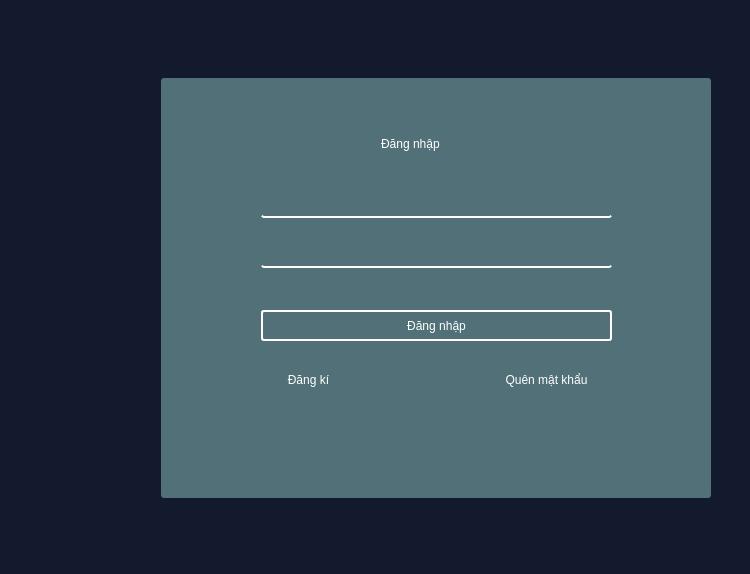
<?xml version="1.0" encoding="UTF-8"?>
<ui version="4.0">
 <class>loginUI</class>
 <widget class="QMainWindow" name="loginUI">
  <property name="geometry">
   <rect>
    <x>0</x>
    <y>0</y>
    <width>750</width>
    <height>574</height>
   </rect>
  </property>
  <property name="sizePolicy">
   <sizepolicy hsizetype="Preferred" vsizetype="Preferred">
    <horstretch>1</horstretch>
    <verstretch>0</verstretch>
   </sizepolicy>
  </property>
  <property name="windowTitle">
   <string>LoginUI</string>
  </property>
  <property name="windowOpacity">
   <double>1.000000000000000</double>
  </property>
  <property name="styleSheet">
   <string notr="true">background-color: #131A2D;</string>
  </property>
  <widget class="QWidget" name="centralwidget">
   <layout class="QGridLayout" name="gridLayout">
    <item row="0" column="0">
     <widget class="QGroupBox" name="groupBox">
      <property name="styleSheet">
       <string notr="true">border: none;</string>
      </property>
      <property name="title">
       <string/>
      </property>
      <layout class="QHBoxLayout" name="horizontalLayout">
       <item>
        <spacer name="horizontalSpacer">
         <property name="orientation">
          <enum>Qt::Horizontal</enum>
         </property>
         <property name="sizeHint" stdset="0">
          <size>
           <width>198</width>
           <height>20</height>
          </size>
         </property>
        </spacer>
       </item>
       <item>
        <widget class="QGroupBox" name="groupBox_2">
         <property name="minimumSize">
          <size>
           <width>550</width>
           <height>420</height>
          </size>
         </property>
         <property name="maximumSize">
          <size>
           <width>550</width>
           <height>420</height>
          </size>
         </property>
         <property name="styleSheet">
          <string notr="true">background-color: #517078;
border-radius: 3px;
</string>
         </property>
         <property name="title">
          <string/>
         </property>
         <widget class="QLabel" name="label">
          <property name="geometry">
           <rect>
            <x>220</x>
            <y>40</y>
            <width>111</width>
            <height>51</height>
           </rect>
          </property>
          <property name="styleSheet">
           <string notr="true">color: white;
font: 18pt &quot;Times New Roman&quot;;</string>
          </property>
          <property name="text">
           <string>Đăng nhập</string>
          </property>
         </widget>
         <widget class="QLineEdit" name="user_name">
          <property name="geometry">
           <rect>
            <x>100</x>
            <y>109</y>
            <width>351</width>
            <height>31</height>
           </rect>
          </property>
          <property name="styleSheet">
           <string notr="true">border: none;
border-bottom: 2px solid white;
color: white;
</string>
          </property>
         </widget>
         <widget class="QLineEdit" name="password">
          <property name="geometry">
           <rect>
            <x>100</x>
            <y>159</y>
            <width>351</width>
            <height>31</height>
           </rect>
          </property>
          <property name="styleSheet">
           <string notr="true">border: none;
border-bottom: 2px solid white;
color: white;
</string>
          </property>
         </widget>
         <widget class="QPushButton" name="login_button">
          <property name="geometry">
           <rect>
            <x>100</x>
            <y>232</y>
            <width>351</width>
            <height>31</height>
           </rect>
          </property>
          <property name="styleSheet">
           <string notr="true">border: 2px solid white;
color: white;
font: 12pt &quot;Times New Roman&quot;;</string>
          </property>
          <property name="text">
           <string>Đăng nhập</string>
          </property>
         </widget>
         <widget class="QPushButton" name="register_button">
          <property name="geometry">
           <rect>
            <x>110</x>
            <y>290</y>
            <width>75</width>
            <height>23</height>
           </rect>
          </property>
          <property name="styleSheet">
           <string notr="true">color: white;
font: 10pt &quot;Times New Roman&quot;;</string>
          </property>
          <property name="text">
           <string>Đăng kí</string>
          </property>
         </widget>
         <widget class="QPushButton" name="fogot_button">
          <property name="geometry">
           <rect>
            <x>320</x>
            <y>290</y>
            <width>131</width>
            <height>23</height>
           </rect>
          </property>
          <property name="styleSheet">
           <string notr="true">color: white;
font: 10pt &quot;Times New Roman&quot;;</string>
          </property>
          <property name="text">
           <string>Quên mật khẩu</string>
          </property>
         </widget>
         <widget class="QLabel" name="label_2">
          <property name="geometry">
           <rect>
            <x>60</x>
            <y>110</y>
            <width>31</width>
            <height>31</height>
           </rect>
          </property>
          <property name="styleSheet">
           <string notr="true">padding-left: 30px;
background-image: url(D:/NMCNPM/checking_attendance_system/fe/Image_and_icon/icons8-user-30.png); 
background-repeat: no-repeat;
background-position: left center; </string>
          </property>
          <property name="text">
           <string/>
          </property>
         </widget>
         <widget class="QLabel" name="label_3">
          <property name="geometry">
           <rect>
            <x>60</x>
            <y>160</y>
            <width>31</width>
            <height>31</height>
           </rect>
          </property>
          <property name="styleSheet">
           <string notr="true">padding-left: 30px;
background-image: url(D:/NMCNPM/checking_attendance_system/fe/Image_and_icon/icons8-password-30.png); 
background-repeat: no-repeat;
background-position: left center; </string>
          </property>
          <property name="text">
           <string/>
          </property>
         </widget>
         <widget class="QLabel" name="eye">
          <property name="geometry">
           <rect>
            <x>420</x>
            <y>170</y>
            <width>21</width>
            <height>16</height>
           </rect>
          </property>
          <property name="styleSheet">
           <string notr="true">padding-left: 30px;
background-image: url(D:/NMCNPM/checking_attendance_system/fe/Image_and_icon/icons8-eye-20.png); 
background-repeat: no-repeat;
background-position: left center; </string>
          </property>
          <property name="text">
           <string/>
          </property>
         </widget>
         <widget class="QLabel" name="blind">
          <property name="geometry">
           <rect>
            <x>420</x>
            <y>170</y>
            <width>21</width>
            <height>16</height>
           </rect>
          </property>
          <property name="styleSheet">
           <string notr="true">padding-left: 30px;
background-image: url(D:/NMCNPM/checking_attendance_system/fe/Image_and_icon/icons8-blind-20.png); 
background-repeat: no-repeat;
background-position: left center; </string>
          </property>
          <property name="text">
           <string/>
          </property>
         </widget>
        </widget>
       </item>
       <item>
        <spacer name="horizontalSpacer_2">
         <property name="orientation">
          <enum>Qt::Horizontal</enum>
         </property>
         <property name="sizeHint" stdset="0">
          <size>
           <width>75</width>
           <height>20</height>
          </size>
         </property>
        </spacer>
       </item>
      </layout>
     </widget>
    </item>
   </layout>
  </widget>
 </widget>
 <resources/>
 <connections/>
</ui>
